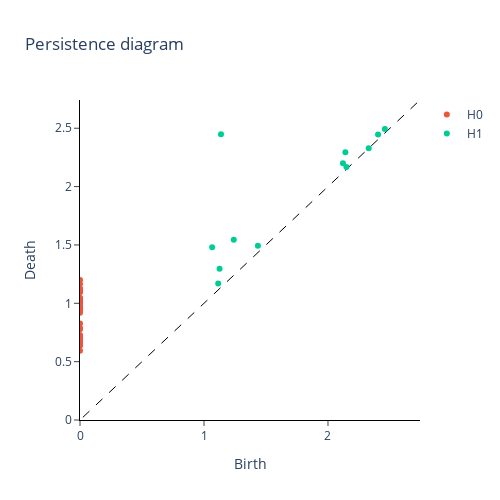

The notebook cell saved with this chart:
### Markdown cell above
# Rescaling the diagram
Rescaling the diagram means normalizing the points such that their distance from the *empty diagram* is equal to one.
Once the diagram is rescaled, we can filter noise by removing all the points that are close to the diagonal.

### Code cell
diagram_scaler = Scaler()
diagram_scaler.fit(X_diagrams)
X_scaled = diagram_scaler.transform(X_diagrams)

plot_diagram(X_scaled[window_number])

### Figure 1 — Plotly figure (JSON) as saved in the notebook; plotly's stock layout.template omitted (floating-point values rounded to 4 significant figures)
{"data": [{"hoverinfo": "none", "line": {"color": "black", "dash": "dash", "width": 1}, "mode": "lines", "showlegend": false, "type": "scatter", "x": [-249.3, 249.3], "y": [-249.3, 249.3]}, {"mode": "markers", "name": "H0", "type": "scatter", "x": [0, 0, 0, 0, 0, 0, 0, 0, 0, 0, 0, 0, 0, 0, 0, 0, 0, 0, 0, 0, 0, 0, 0, 0, 0, 0, 0, 0, 0, 0, 0, 0, 0, 0, 0, 0, 0, 0, 0, 0], "y": [0.5925, 0.6378, 0.6396, 0.6619, 0.688, 0.6899, 0.69, 0.696, 0.7041, 0.7102, 0.7287, 0.7779, 0.7892, 0.8259, 0.9184, 0.9432, 0.9457, 0.9576, 0.973, 0.9736, 1.004, 1.006, 1.013, 1.019, 1.02, 1.023, 1.023, 1.033, 1.035, 1.037, 1.048, 1.096, 1.098, 1.117, 1.117, 1.119, 1.123, 1.125, 1.166, 1.199]}, {"mode": "markers", "name": "H1", "type": "scatter", "x": [2.458, 2.404, 2.328, 2.149, 2.14, 2.121, 1.435, 1.24, 1.137, 1.126, 1.114, 1.066], "y": [2.493, 2.447, 2.329, 2.169, 2.295, 2.201, 1.493, 1.544, 2.448, 1.296, 1.17, 1.481]}, {"mode": "markers", "name": "H2", "type": "scatter", "x": [], "y": []}], "layout": {"height": 500, "plot_bgcolor": "white", "title": {"text": "Persistence diagram"}, "width": 500, "xaxis": {"anchor": "y", "exponentformat": "e", "linecolor": "black", "linewidth": 1, "mirror": false, "range": [0, 2.742], "showexponent": "all", "showline": true, "side": "bottom", "ticks": "outside", "title": {"text": "Birth"}, "type": "linear", "zeroline": true}, "yaxis": {"anchor": "x", "exponentformat": "e", "linecolor": "black", "linewidth": 1, "mirror": false, "range": [0, 2.742], "showexponent": "all", "showline": true, "side": "left", "ticks": "outside", "title": {"text": "Death"}, "type": "linear", "zeroline": true}}}
